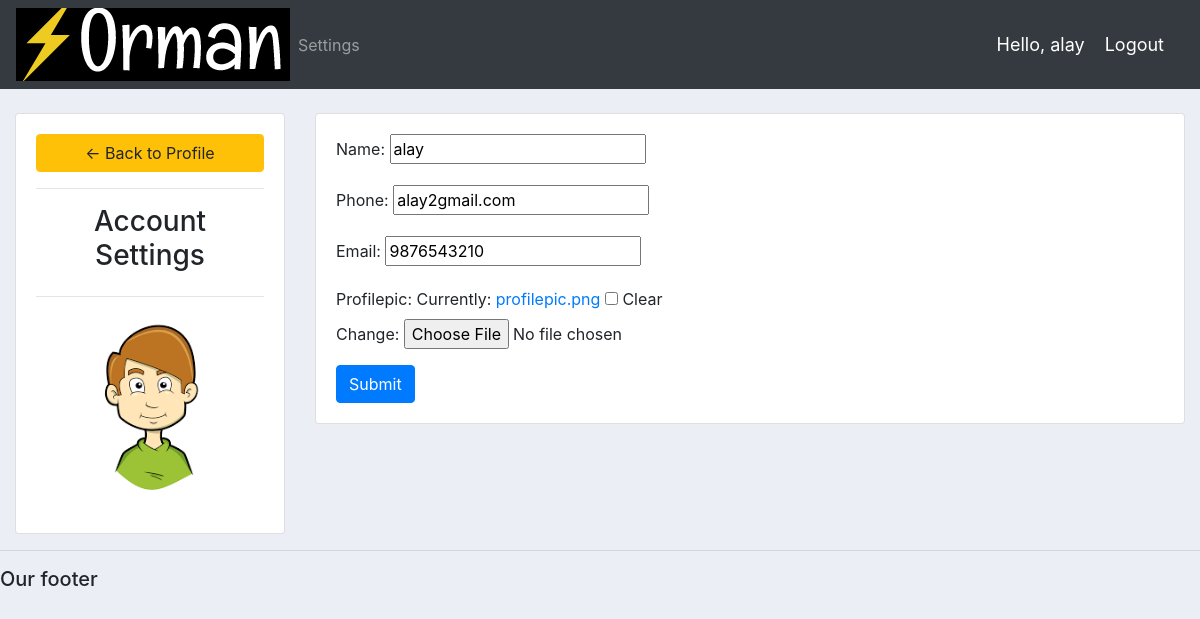
/account/ (signed in), run on the app's committed database.
### accounts/models.py (models this page shows, shortened)
class Customer(models.Model):
	user=models.OneToOneField(User,null=True,on_delete=models.CASCADE)
	name = models.CharField(max_length=200, null=True)
	phone = models.CharField(max_length=200, null=True)
	email = models.CharField(max_length=200, null=True)
	profilepic = models.ImageField(default="profiledefault.jpeg",null=True, blank=True)
	date_created = models.DateTimeField(auto_now_add=True, null=True)

### accounts/decorators.py (the view)
		def wrapper_func(request, *args, **kwargs):
			group = None
			if request.user.groups.exists():
				group = request.user.groups.all()[0].name
			if group in allowed_roles:
				return view_func(request, *args, **kwargs)
			else:
				return HttpResponse('You are not authorized to view this page')

### accounts/forms.py
class CustomerForm(ModelForm):
	class Meta:
		model = Customer
		fields = '__all__'
		exclude = ['user']

### accounts/views.py (called while the page is built)
@login_required(login_url='login')
@allowed_users(allowed_roles=['customer'])
def accountSettings(request):
	customer = request.user.customer
	form = CustomerForm(instance=customer)
	if request.method == 'POST':
		form = CustomerForm(request.POST, request.FILES,instance=customer)
		if form.is_valid():
			form.save()
	context={'form':form}
	return render(request,'accounts/account_settings.html',context)

### accounts/templates/accounts/account_settings.html (shortened to what this page needs)
{%  extends 'accounts/main.html' %}
{% load static %}
{% block content %}
<br>
<div class="row">
	<div class="col-md-3">
		<div class="card card-body">
			<a class="btn btn-warning" href="{% url 'home' %}"> &#8592; Back to Profile</a>
			<hr>
			<h3 style="text-align: center">Account Settings</h3>
			<hr>
			<img class="profile-pic" src="{{request.user.customer.profilepic.url}}" >
		</div>
	</div>
	<div class="col-md-9">
		<div class="card card-body">
			<form method="POST" action="" enctype="multipart/form-data">
				{{form.as_p}}
			<input class="btn btn-primary" type="submit" name="Update Information">
			</form>
		</div>
	</div>
</div>
{% endblock %}

### accounts/templates/accounts/navbar.html (shortened to what this page needs)
{% load static %}
<nav class="navbar navbar-expand-lg navbar-dark bg-dark">
 <img src="{% static 'images/logo.png' %}">
  <div class="collapse navbar-collapse" id="navbarNav">
    <ul class="navbar-nav">
      {% if request.user.is_staff %}
      <li class="nav-item active">
        <a class="nav-link" href="{% url 'home' %}">Dashboard</a>
      </li>
      <li class="nav-item">
        <a class="nav-link" href="{% url 'products' %}">Products</a>
      </li>
      {% else %}
       <li class="nav-item">
        <a class="nav-link" href="{% url 'account' %}">Settings</a>
      </li>
      {% endif %}
    </ul>
  </div>
  <span class="hello-msg">Hello, {{request.user}}</span>
  <span ><a  class="hello-msg" href="{% url 'logout' %}">Logout</a></span>
</nav>

### static/css/main.css (style rules this page uses)
body { background-color: #ebeff5; }

### accounts/templates/accounts/navbar.html (style rules this page uses)
.hello-msg { font-size: 18px; color: #fff; margin-right: 20px; }

### accounts/templates/accounts/account_settings.html (style rules this page uses)
.profile-pic { max-width: 200px; max-height:200px; margin: 0 auto; border-radius: 50%; }

### data on the page
Customer: name "alay", phone "alay2gmail.com", email "9876543210"

### other printed values
{{ request.user }} "alay"
